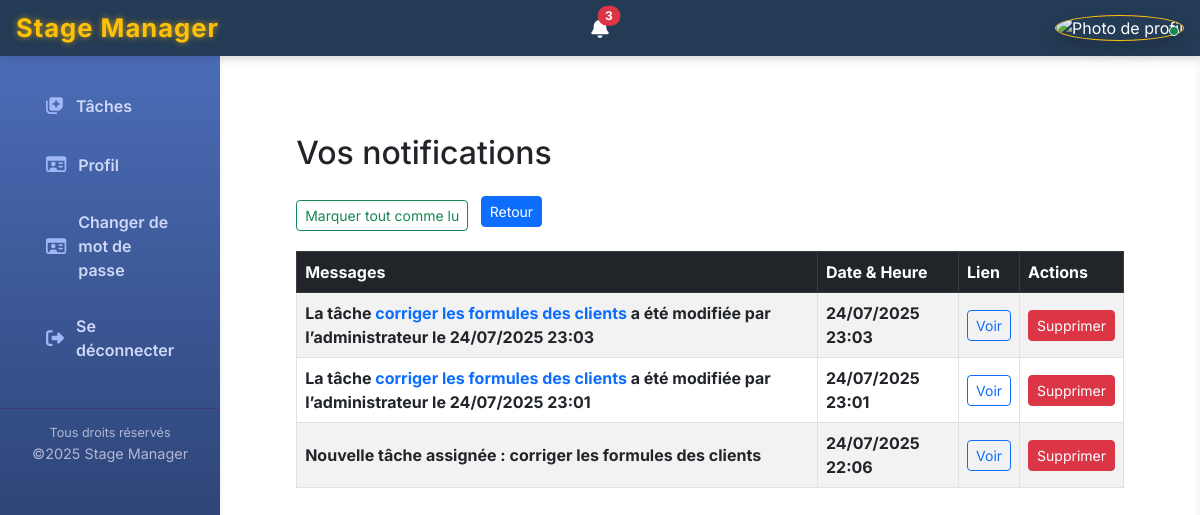
Screenshot of /user_notifications.php (signed in) with the database file from the repository.
### tables this page shows
CREATE TABLE `user_notifications` (
  `id` int(10) UNSIGNED NOT NULL,
  `user_id` int(11) NOT NULL,
  `message` varchar(255) NOT NULL,
  `link` varchar(255) DEFAULT NULL,
  `is_read` tinyint(1) NOT NULL DEFAULT 0,
  `created_at` datetime NOT NULL DEFAULT current_timestamp()
);

### user_notifications.php (the view, shortened to what this page needs)
<?php
require_once 'db_connect.php';
$user_id = $_SESSION['user_id'];
$stmt = $pdo->prepare("SELECT * FROM user_notifications WHERE user_id = ? ORDER BY created_at DESC");
$stmt->execute([$user_id]);
$notifications = $stmt->fetchAll(PDO::FETCH_ASSOC);
include 'header.php';
?>
<div class="container mt-5">
    <h2 class="mb-4">Vos notifications</h2>
    <a href="?mark=read" class="btn btn-sm btn-outline-success mb-3">Marquer tout comme lu</a>
    <a href="task.php" class="btn btn-sm btn-primary mb-4 ms-2">Retour</a>
    <?php if (count($notifications) > 0): ?>
        <table class="table table-striped table-bordered align-middle">
            <thead class="table-dark">
                <tr>
                    <th>Messages</th>
                    <th>Date &amp; Heure</th>
                    <th>Lien</th>
                    <th>Actions</th>
                </tr>
            </thead>
            <tbody>
                <?php foreach ($notifications as $notif): ?>
                    <tr class="<?= $notif['is_read'] ? '' : 'fw-bold' ?>">
                        <td><?= $notif['message'] ?></td>
                        <td><?= date('d/m/Y H:i', strtotime($notif['created_at'])) ?></td>
                        <td>
                        <button onclick="window.location.href='<?= htmlspecialchars($notif['link']) ?>'" class="btn btn-sm btn-outline-primary">
    Voir
</button>
                        </td>
                        <td>
                            <a href="?delete_id=<?= $notif['id'] ?>" class="btn btn-sm btn-danger">
                                Supprimer
                            </a>
                        </td>
                    </tr>
                <?php endforeach; ?>
            </tbody>
        </table>
    <?php else: ?>
        <p>Aucune notification.</p>
    <?php endif; ?>
</div>
<?php include 'footer.php'; ?>

### header.php (style rules this page uses)
body { font-family: 'Inter', sans-serif; background-color: #f0f4f8; margin: 0; }

### rows the page displays
user_notifications: message "La tâche corriger les formules des clients a été modifiée par l’administrateur le 24/07/2025 23:03", created_at "24/07/2025 23:03"
user_notifications: message "La tâche corriger les formules des clients a été modifiée par l’administrateur le 24/07/2025 23:01", created_at "24/07/2025 23:01"
user_notifications: message "Nouvelle tâche assignée : corriger les formules des clients", created_at "24/07/2025 22:06"

### other values shown
$notifCount "3"
